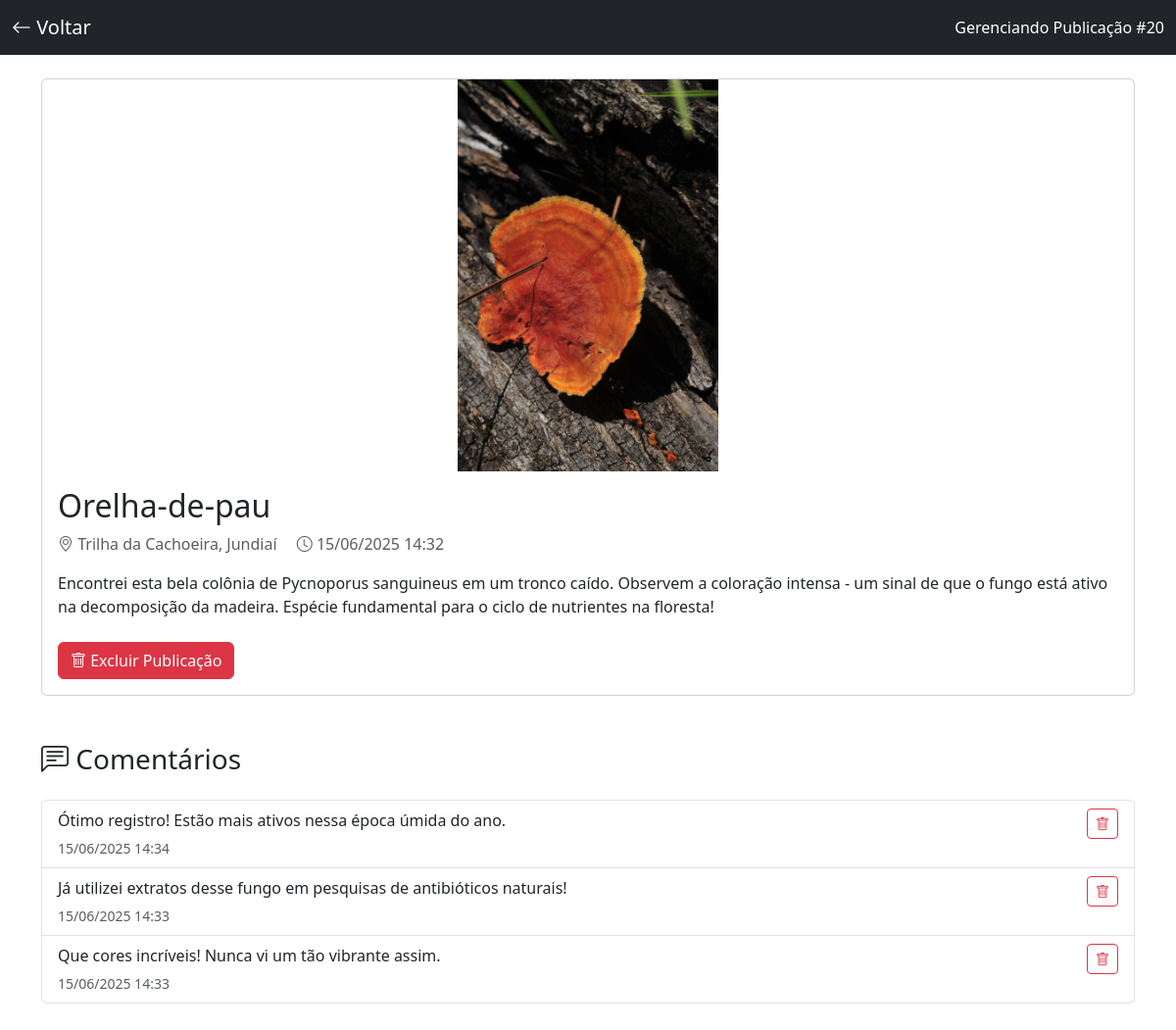
Screenshot of /detalhes-admin.php?id=20 (signed in) with the database file from the repository.
### tables this page shows
CREATE TABLE `postagem` (
  `ID_Postagem` int(11) NOT NULL,
  `Foto` varchar(255) DEFAULT NULL,
  `Data_Postagem` datetime NOT NULL DEFAULT current_timestamp(),
  `Localizacao_Postagem` varchar(255) DEFAULT NULL,
  `Titulo_Postagem` varchar(255) DEFAULT NULL,
  `Descricao_Postagem` text DEFAULT NULL,
  `ID_Categoria` int(11) NOT NULL,
  `Categoria` enum('Usuario','Especialista') NOT NULL,
  `Nome_Cientifico` varchar(255) DEFAULT NULL
);

CREATE TABLE `comentarios` (
  `ID_Comentario` int(11) NOT NULL,
  `Conteudo_Comentario` text NOT NULL,
  `Data_Comentario` datetime NOT NULL DEFAULT current_timestamp(),
  `ID_Categoria` int(11) NOT NULL,
  `Categoria` enum('Usuario','Especialista') NOT NULL,
  `ID_Postagem` int(11) NOT NULL
);

### detalhes-admin.php (the view, shortened to what this page needs)
<?php
include 'conexao.php';
$post_id = intval($_GET['id'] ?? 0);
$post = $conn->query("SELECT * FROM postagem WHERE ID_Postagem = $post_id")->fetch_assoc();
$comentarios = $conn->query("SELECT * FROM comentarios WHERE ID_Postagem = $post_id ORDER BY Data_Comentario DESC");
?>
<!DOCTYPE html>
<html lang="pt-br">
<head>
    <link href="https://cdn.jsdelivr.net/npm/bootstrap@5.3.2/dist/css/bootstrap.min.css" rel="stylesheet">
    <link rel="stylesheet" href="https://cdn.jsdelivr.net/npm/bootstrap-icons@1.11.1/font/bootstrap-icons.css">
</head>
<body>
    <nav class="navbar navbar-dark bg-dark">
        <div class="container-fluid">
            <a class="navbar-brand" href="admin.php">
                <i class="bi bi-arrow-left"></i> Voltar
            </a>
            <span class="navbar-text text-white">
                Gerenciando Publicação #<?= $post_id ?>
            </span>
        </div>
    </nav>
    <div class="container py-4">
        <div class="card mb-5">
            <img src="<?= $post['Foto'] ?>" class="card-img-top post-img" alt="...">
            <div class="card-body">
                <h2 class="card-title"><?= htmlspecialchars($post['Titulo_Postagem']) ?></h2>
                <p class="text-muted">
                    <i class="bi bi-geo-alt"></i> <?= htmlspecialchars($post['Localizacao_Postagem']) ?>
                    <span class="ms-3">
                        <i class="bi bi-clock"></i> <?= date('d/m/Y H:i', strtotime($post['Data_Postagem'])) ?>
                    </span>
                </p>
                <p class="card-text"><?= nl2br(htmlspecialchars($post['Descricao_Postagem'])) ?></p>
                <form method="POST" class="mt-4">
                    <button type="submit" name="excluir_post" class="btn btn-danger"
                            onclick="return confirm('Tem certeza que deseja excluir esta publicação permanentemente?')">
                        <i class="bi bi-trash"></i> Excluir Publicação
                    </button>
                </form>
            </div>
        </div>
        <h3 class="mb-4"><i class="bi bi-chat-left-text"></i> Comentários</h3>
        <?php if ($comentarios->num_rows > 0): ?>
            <div class="list-group mb-4">
                <?php while($comentario = $comentarios->fetch_assoc()): ?>
                    <div class="list-group-item">
                        <div class="d-flex justify-content-between">
                            <div>
                                <p class="mb-1"><?= htmlspecialchars($comentario['Conteudo_Comentario']) ?></p>
                                <small class="text-muted">
                                    <?= date('d/m/Y H:i', strtotime($comentario['Data_Comentario'])) ?>
                                </small>
                            </div>
                            <form method="POST">
                                <button type="submit" name="excluir_comentario" class="btn btn-sm btn-outline-danger"
                                        onclick="return confirm('Excluir este comentário?')">
                                    <i class="bi bi-trash"></i>
                                </button>
                            </form>
                        </div>
                    </div>
                <?php endwhile; ?>
            </div>
        <?php else: ?>
            <div class="alert alert-info">Nenhum comentário encontrado</div>
        <?php endif; ?>
    </div>
</body>
</html>

### detalhes-admin.php (style rules this page uses)
.post-img { max-height: 400px; object-fit: contain; }

### rows the page displays
postagem: Foto (picture), Titulo_Postagem "Orelha-de-pau", Localizacao_Postagem "Trilha da Cachoeira, Jundiaí", Data_Postagem "15/06/2025 14:32", Descricao_Postagem "Encontrei esta bela colônia de Pycnoporus sanguineus em um tronco caído. Observem a coloração intensa - um sinal de que o fungo está ativo na decomposição da madeira. Espécie fundamental para o ciclo de nutrientes na floresta!"
comentarios: Conteudo_Comentario "Ótimo registro! Estão mais ativos nessa época úmida do ano.", Data_Comentario "15/06/2025 14:34"
comentarios: Conteudo_Comentario "Já utilizei extratos desse fungo em pesquisas de antibióticos naturais!", Data_Comentario "15/06/2025 14:33"
comentarios: Conteudo_Comentario "Que cores incríveis! Nunca vi um tão vibrante assim.", Data_Comentario "15/06/2025 14:33"

### other values shown
$post_id "20"
